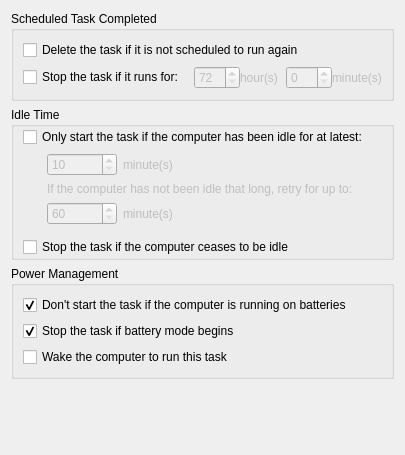
<?xml version="1.0" encoding="UTF-8"?>
<ui version="4.0">
 <class>ScheduleSettingsWidget</class>
 <widget class="QWidget" name="ScheduleSettingsWidget">
  <property name="geometry">
   <rect>
    <x>0</x>
    <y>0</y>
    <width>405</width>
    <height>455</height>
   </rect>
  </property>
  <property name="windowTitle">
   <string>Form</string>
  </property>
  <layout class="QGridLayout" name="gridLayout_6">
   <item row="0" column="0">
    <widget class="QGroupBox" name="scheduledGroupBox">
     <property name="title">
      <string>Scheduled Task Completed</string>
     </property>
     <layout class="QGridLayout" name="gridLayout_5">
      <item row="0" column="0" colspan="2">
       <widget class="QCheckBox" name="deleteTaskCheckBox">
        <property name="text">
         <string>Delete the task if it is not scheduled to run again</string>
        </property>
       </widget>
      </item>
      <item row="1" column="0">
       <widget class="QCheckBox" name="stopTaskCheckBox">
        <property name="sizePolicy">
         <sizepolicy hsizetype="Fixed" vsizetype="Fixed">
          <horstretch>160</horstretch>
          <verstretch>0</verstretch>
         </sizepolicy>
        </property>
        <property name="minimumSize">
         <size>
          <width>157</width>
          <height>0</height>
         </size>
        </property>
        <property name="maximumSize">
         <size>
          <width>165</width>
          <height>16777215</height>
         </size>
        </property>
        <property name="text">
         <string>Stop the task if it runs for:</string>
        </property>
       </widget>
      </item>
      <item row="1" column="1">
       <widget class="QFrame" name="stopFrame">
        <property name="enabled">
         <bool>false</bool>
        </property>
        <property name="sizePolicy">
         <sizepolicy hsizetype="Preferred" vsizetype="Fixed">
          <horstretch>0</horstretch>
          <verstretch>23</verstretch>
         </sizepolicy>
        </property>
        <property name="minimumSize">
         <size>
          <width>0</width>
          <height>23</height>
         </size>
        </property>
        <property name="frameShape">
         <enum>QFrame::NoFrame</enum>
        </property>
        <property name="frameShadow">
         <enum>QFrame::Raised</enum>
        </property>
        <layout class="QGridLayout" name="gridLayout">
         <property name="leftMargin">
          <number>0</number>
         </property>
         <property name="topMargin">
          <number>0</number>
         </property>
         <property name="rightMargin">
          <number>0</number>
         </property>
         <property name="bottomMargin">
          <number>0</number>
         </property>
         <property name="spacing">
          <number>0</number>
         </property>
         <item row="0" column="0">
          <widget class="QSpinBox" name="stopHourSpinBox">
           <property name="specialValueText">
            <string>72</string>
           </property>
          </widget>
         </item>
         <item row="0" column="1">
          <widget class="QLabel" name="hourLabel">
           <property name="text">
            <string>hour(s)</string>
           </property>
          </widget>
         </item>
         <item row="0" column="2">
          <widget class="QSpinBox" name="stopMinetesSpinBox"/>
         </item>
         <item row="0" column="3">
          <widget class="QLabel" name="stopMinutesLabel">
           <property name="text">
            <string>minute(s)</string>
           </property>
          </widget>
         </item>
        </layout>
       </widget>
      </item>
     </layout>
     <zorder>stopFrame</zorder>
     <zorder>deleteTaskCheckBox</zorder>
     <zorder>stopTaskCheckBox</zorder>
    </widget>
   </item>
   <item row="1" column="0">
    <widget class="QGroupBox" name="idleGroupBox">
     <property name="title">
      <string>Idle Time</string>
     </property>
     <layout class="QGridLayout" name="gridLayout_4">
      <property name="topMargin">
       <number>0</number>
      </property>
      <property name="bottomMargin">
       <number>0</number>
      </property>
      <item row="0" column="0">
       <widget class="QCheckBox" name="onlyStartCheckBox">
        <property name="text">
         <string>Only start the task if the computer has been idle for at latest:</string>
        </property>
       </widget>
      </item>
      <item row="1" column="0">
       <widget class="QFrame" name="frame">
        <property name="enabled">
         <bool>false</bool>
        </property>
        <property name="frameShape">
         <enum>QFrame::NoFrame</enum>
        </property>
        <property name="frameShadow">
         <enum>QFrame::Raised</enum>
        </property>
        <layout class="QGridLayout" name="gridLayout_2">
         <property name="topMargin">
          <number>0</number>
         </property>
         <property name="bottomMargin">
          <number>0</number>
         </property>
         <item row="0" column="0" rowspan="4">
          <spacer name="horizontalSpacer">
           <property name="orientation">
            <enum>Qt::Horizontal</enum>
           </property>
           <property name="sizeType">
            <enum>QSizePolicy::Fixed</enum>
           </property>
           <property name="sizeHint" stdset="0">
            <size>
             <width>15</width>
             <height>78</height>
            </size>
           </property>
          </spacer>
         </item>
         <item row="0" column="1">
          <widget class="QSpinBox" name="onlyStartSpinBox">
           <property name="sizePolicy">
            <sizepolicy hsizetype="Fixed" vsizetype="Fixed">
             <horstretch>0</horstretch>
             <verstretch>0</verstretch>
            </sizepolicy>
           </property>
           <property name="minimumSize">
            <size>
             <width>70</width>
             <height>0</height>
            </size>
           </property>
           <property name="specialValueText">
            <string>10</string>
           </property>
          </widget>
         </item>
         <item row="0" column="2">
          <widget class="QLabel" name="onlyStartMinuteLabel">
           <property name="text">
            <string>minute(s)</string>
           </property>
          </widget>
         </item>
         <item row="1" column="1" colspan="2">
          <widget class="QLabel" name="notIdleLabel">
           <property name="text">
            <string>If the computer has not been idle that long, retry for up to:</string>
           </property>
          </widget>
         </item>
         <item row="2" column="1">
          <widget class="QSpinBox" name="notIdleSpinBox">
           <property name="sizePolicy">
            <sizepolicy hsizetype="Fixed" vsizetype="Fixed">
             <horstretch>0</horstretch>
             <verstretch>0</verstretch>
            </sizepolicy>
           </property>
           <property name="minimumSize">
            <size>
             <width>70</width>
             <height>0</height>
            </size>
           </property>
           <property name="specialValueText">
            <string>60</string>
           </property>
          </widget>
         </item>
         <item row="2" column="2">
          <widget class="QLabel" name="noIdleminutesLabel">
           <property name="text">
            <string>minute(s)</string>
           </property>
          </widget>
         </item>
        </layout>
       </widget>
      </item>
      <item row="2" column="0">
       <widget class="QCheckBox" name="stopTaskCheckBox_2">
        <property name="text">
         <string>Stop the task if the computer ceases to be idle</string>
        </property>
       </widget>
      </item>
     </layout>
     <zorder>frame</zorder>
     <zorder>onlyStartCheckBox</zorder>
     <zorder>stopTaskCheckBox_2</zorder>
    </widget>
   </item>
   <item row="2" column="0">
    <widget class="QGroupBox" name="powerGroupBox">
     <property name="title">
      <string>Power Management</string>
     </property>
     <layout class="QGridLayout" name="gridLayout_3">
      <item row="0" column="0">
       <widget class="QCheckBox" name="notStartCheckBox">
        <property name="text">
         <string>Don't start the task if the computer is running on batteries</string>
        </property>
        <property name="checked">
         <bool>true</bool>
        </property>
       </widget>
      </item>
      <item row="1" column="0">
       <widget class="QCheckBox" name="stopTaskCheckBox_3">
        <property name="text">
         <string>Stop the task if battery mode begins</string>
        </property>
        <property name="checked">
         <bool>true</bool>
        </property>
       </widget>
      </item>
      <item row="2" column="0">
       <widget class="QCheckBox" name="wakeCheckBox">
        <property name="text">
         <string>Wake the computer to run this task</string>
        </property>
       </widget>
      </item>
     </layout>
    </widget>
   </item>
   <item row="3" column="0">
    <spacer name="verticalSpacer">
     <property name="orientation">
      <enum>Qt::Vertical</enum>
     </property>
     <property name="sizeType">
      <enum>QSizePolicy::Expanding</enum>
     </property>
     <property name="sizeHint" stdset="0">
      <size>
       <width>358</width>
       <height>30</height>
      </size>
     </property>
    </spacer>
   </item>
  </layout>
 </widget>
 <tabstops>
  <tabstop>deleteTaskCheckBox</tabstop>
  <tabstop>stopTaskCheckBox</tabstop>
  <tabstop>stopHourSpinBox</tabstop>
  <tabstop>stopMinetesSpinBox</tabstop>
  <tabstop>onlyStartCheckBox</tabstop>
  <tabstop>onlyStartSpinBox</tabstop>
  <tabstop>notIdleSpinBox</tabstop>
  <tabstop>stopTaskCheckBox_2</tabstop>
  <tabstop>notStartCheckBox</tabstop>
  <tabstop>stopTaskCheckBox_3</tabstop>
  <tabstop>wakeCheckBox</tabstop>
 </tabstops>
 <resources/>
 <connections>
  <connection>
   <sender>stopTaskCheckBox</sender>
   <signal>toggled(bool)</signal>
   <receiver>stopFrame</receiver>
   <slot>setEnabled(bool)</slot>
   <hints>
    <hint type="sourcelabel">
     <x>103</x>
     <y>83</y>
    </hint>
    <hint type="destinationlabel">
     <x>297</x>
     <y>83</y>
    </hint>
   </hints>
  </connection>
  <connection>
   <sender>onlyStartCheckBox</sender>
   <signal>toggled(bool)</signal>
   <receiver>frame</receiver>
   <slot>setEnabled(bool)</slot>
   <hints>
    <hint type="sourcelabel">
     <x>202</x>
     <y>145</y>
    </hint>
    <hint type="destinationlabel">
     <x>202</x>
     <y>223</y>
    </hint>
   </hints>
  </connection>
 </connections>
</ui>
